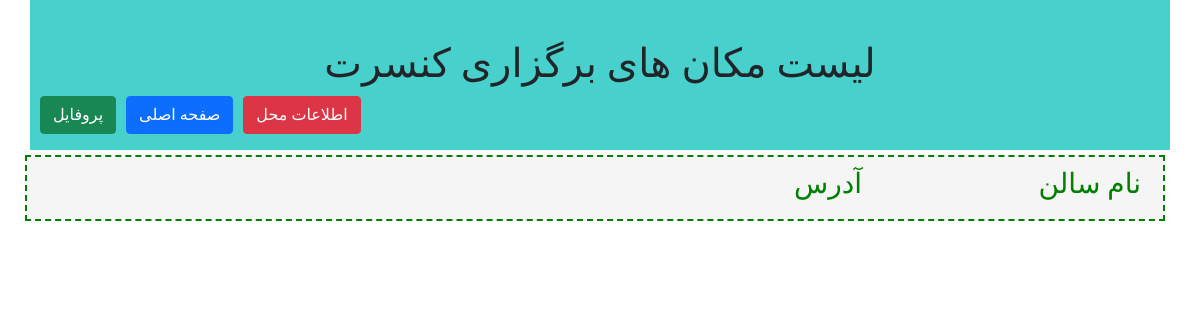
/ticketSales/location/list, run on an earlier commit of the app's database.
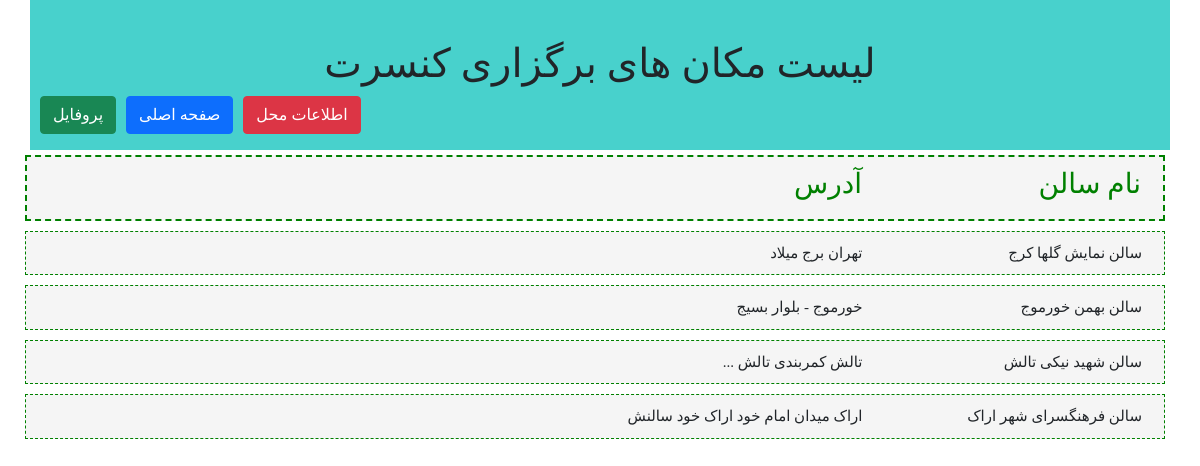
And on a later commit of the database.
### ticketSales/models.py (models this page shows, shortened)
class locationModel(models.Model):
  class Meta:
    verbose_name='محل برگزاری'
    verbose_name_plural='محل برگزاری'
  IdNumber = models.IntegerField(primary_key=True,verbose_name='شناسه')
  Name=models.CharField(max_length=100,verbose_name='نام')
  Address=models.CharField(max_length=500,default='تهران برج میلاد',verbose_name='آدرس')
  Phone=models.CharField(max_length=11,verbose_name='شماره تلفن')
  capacity=models.IntegerField(verbose_name='ظرفیت')

### ticketSales/views.py (the view)
# urls.py: path('ticketSales/location/list',locationListView),
def locationListView(request):
  locations = locationModel.objects.all()
  context = {
    "locationlist":locations,
  }
  return render(request,"ticketSales/locationList.html",context)

### ticketSales/templates/ticketSales/locationList.html
{% extends "ticketSales/layout.html" %}
{% block titlepage %}
    لیست مکان های برگزاری کنسرت
{% endblock%}
{% block mainContent %}
    <div class="row locationHeader">
        <div class="col-md-3">
            <h3>نام سالن</h3>
        </div>
        <div class="col-md-9">
        <h3>آدرس</h3>
        </div>
    </div>
    {% if locationlist %}
        {% for location in locationlist %}
            <div class="row location">
                <div class="col-md-3">
                    {{ location.Name }}
                </div>
                <div class="col-md-9">
                    {{ location.Address }}
                </div>
            </div>
        {% endfor %}
    {% endif %}
{% endblock%}

What changed in the data, as far as the page shows it:
added locationModel: Name "سالن نمایش گلها کرج", Address "تهران برج میلاد"
added locationModel: Name "سالن بهمن خورموج", Address "خورموج - بلوار بسیج"
added locationModel: Name "سالن شهید نیکی تالش", Address "تالش کمربندی تالش ..."
added locationModel: Name "سالن فرهنگسرای شهر اراک", Address "اراک میدان امام خود اراک خود سالنش"
